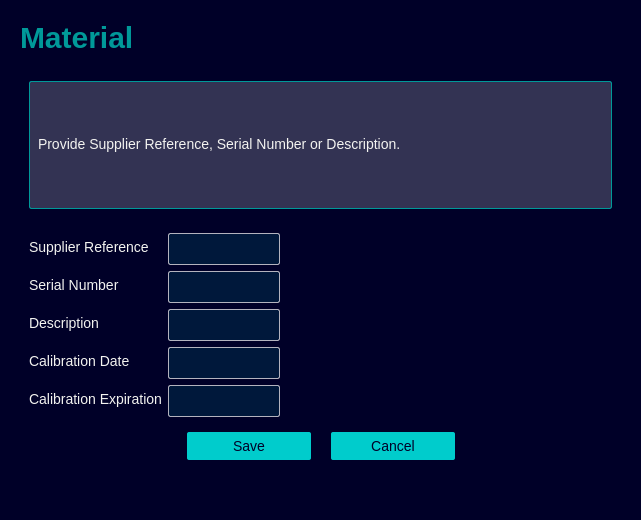
<?xml version="1.0" encoding="UTF-8"?>
<ui version="4.0">
 <class>PopupMaterial</class>
 <widget class="QDialog" name="PopupMaterial">
  <property name="geometry">
   <rect>
    <x>0</x>
    <y>0</y>
    <width>641</width>
    <height>520</height>
   </rect>
  </property>
  <property name="windowTitle">
   <string>Dialog</string>
  </property>
  <property name="styleSheet">
   <string notr="true">*{
	border:none;
	background: #000028;
	padding: 0;
	margin: 0;
	color: #f3f3f0;
	font-family: &quot;SiemensSansPro_A_Bd&quot;;
	font-size: 14px;
}
</string>
  </property>
  <layout class="QGridLayout" name="gridLayout">
   <item row="0" column="0">
    <widget class="QWidget" name="container_main_body" native="true">
     <property name="sizePolicy">
      <sizepolicy hsizetype="MinimumExpanding" vsizetype="Preferred">
       <horstretch>0</horstretch>
       <verstretch>0</verstretch>
      </sizepolicy>
     </property>
     <layout class="QVBoxLayout" name="verticalLayout">
      <item>
       <widget class="QFrame" name="frame_title">
        <property name="sizePolicy">
         <sizepolicy hsizetype="Preferred" vsizetype="Maximum">
          <horstretch>0</horstretch>
          <verstretch>0</verstretch>
         </sizepolicy>
        </property>
        <property name="frameShape">
         <enum>QFrame::Shape::StyledPanel</enum>
        </property>
        <property name="frameShadow">
         <enum>QFrame::Shadow::Raised</enum>
        </property>
        <layout class="QVBoxLayout" name="verticalLayout_12">
         <property name="spacing">
          <number>0</number>
         </property>
         <property name="leftMargin">
          <number>0</number>
         </property>
         <property name="topMargin">
          <number>0</number>
         </property>
         <property name="rightMargin">
          <number>0</number>
         </property>
         <property name="bottomMargin">
          <number>0</number>
         </property>
         <item>
          <widget class="QLabel" name="tittle">
           <property name="sizePolicy">
            <sizepolicy hsizetype="Preferred" vsizetype="Preferred">
             <horstretch>0</horstretch>
             <verstretch>0</verstretch>
            </sizepolicy>
           </property>
           <property name="styleSheet">
            <string notr="true">QLabel {
	color: #009999;
	font-size: 30px;
	font-weight: bold;
}
</string>
           </property>
           <property name="text">
            <string>Material</string>
           </property>
          </widget>
         </item>
        </layout>
       </widget>
      </item>
      <item>
       <widget class="QWidget" name="widget" native="true">
        <layout class="QHBoxLayout" name="horizontalLayout_2">
         <property name="topMargin">
          <number>20</number>
         </property>
         <item>
          <widget class="QLabel" name="description">
           <property name="minimumSize">
            <size>
             <width>0</width>
             <height>100</height>
            </size>
           </property>
           <property name="styleSheet">
            <string notr="true">background-color: #333353;
border-radius: 2px;
padding: 5px;
padding-bottom: 7px;
margin-top: 0px;
color: #f3f3f0;
border: 1px solid #009999;</string>
           </property>
           <property name="text">
            <string>Provide Supplier Reference, Serial Number or Description.</string>
           </property>
          </widget>
         </item>
        </layout>
       </widget>
      </item>
      <item>
       <widget class="QWidget" name="body_form" native="true">
        <layout class="QFormLayout" name="form_material">
         <property name="spacing"><number>6</number></property>
         <item row="0" column="0">
          <widget class="QLabel" name="label_Supplier Reference">
           <property name="text"><string>Supplier Reference</string></property>
          </widget>
         </item>
         <item row="0" column="1">
          <widget class="QLineEdit" name="supplier_reference">
           <property name="styleSheet">
   <string notr="true">
QLineEdit {
    min-width: 100px;
    max-width: 100px;
    max-height: 18px;
    padding: 5px;
    padding-bottom: 7px;
    margin-top: 0px;
    border-radius: 2px;
    border: 1px solid #B3B3BE;
    background-color: #00183B;
    color: #FFFFFF;
}
QLineEdit:hover {
    background-color: #001F39;
    border: 1px solid #00FFB9;
}
</string>
           </property>
          </widget>

         </item>

         <item row="1" column="0">
          <widget class="QLabel" name="label_Serial Number">
           <property name="text"><string>Serial Number</string></property>
          </widget>
         </item>
         <item row="1" column="1">
          <widget class="QLineEdit" name="serial_number">
           <property name="styleSheet">
   <string notr="true">
QLineEdit {
    min-width: 100px;
    max-width: 100px;
    max-height: 18px;
    padding: 5px;
    padding-bottom: 7px;
    margin-top: 0px;
    border-radius: 2px;
    border: 1px solid #B3B3BE;
    background-color: #00183B;
    color: #FFFFFF;
}
QLineEdit:hover {
    background-color: #001F39;
    border: 1px solid #00FFB9;
}
</string>
           </property>
          </widget>

         </item>

         <item row="2" column="0">
          <widget class="QLabel" name="label_Description">
           <property name="text"><string>Description</string></property>
          </widget>
         </item>
         <item row="2" column="1">
          <widget class="QLineEdit" name="description_field">
           <property name="styleSheet">
   <string notr="true">
QLineEdit {
    min-width: 100px;
    max-width: 100px;
    max-height: 18px;
    padding: 5px;
    padding-bottom: 7px;
    margin-top: 0px;
    border-radius: 2px;
    border: 1px solid #B3B3BE;
    background-color: #00183B;
    color: #FFFFFF;
}
QLineEdit:hover {
    background-color: #001F39;
    border: 1px solid #00FFB9;
}
</string>
           </property>
          </widget>

         </item>

         <item row="3" column="0">
          <widget class="QLabel" name="label_Calibration Date">
           <property name="text"><string>Calibration Date</string></property>
          </widget>
         </item>
         <item row="3" column="1">
          <widget class="QLineEdit" name="calibration_date">
           <property name="styleSheet">
   <string notr="true">
QLineEdit {
    min-width: 100px;
    max-width: 100px;
    max-height: 18px;
    padding: 5px;
    padding-bottom: 7px;
    margin-top: 0px;
    border-radius: 2px;
    border: 1px solid #B3B3BE;
    background-color: #00183B;
    color: #FFFFFF;
}
QLineEdit:hover {
    background-color: #001F39;
    border: 1px solid #00FFB9;
}
</string>
           </property>
          </widget>

         </item>

         <item row="4" column="0">
          <widget class="QLabel" name="label_Calibration Expiration">
           <property name="text"><string>Calibration Expiration</string></property>
          </widget>
         </item>
         <item row="4" column="1">
          <widget class="QLineEdit" name="calibration_expiration">
           <property name="styleSheet">
   <string notr="true">
QLineEdit {
    min-width: 100px;
    max-width: 100px;
    max-height: 18px;
    padding: 5px;
    padding-bottom: 7px;
    margin-top: 0px;
    border-radius: 2px;
    border: 1px solid #B3B3BE;
    background-color: #00183B;
    color: #FFFFFF;
}
QLineEdit:hover {
    background-color: #001F39;
    border: 1px solid #00FFB9;
}
</string>
           </property>
          </widget>

         </item>

        </layout>
       </widget>
      </item>
      <item>
       <widget class="QWidget" name="container_button" native="true">
        <property name="sizePolicy">
         <sizepolicy hsizetype="Preferred" vsizetype="Maximum">
          <horstretch>0</horstretch>
          <verstretch>0</verstretch>
         </sizepolicy>
        </property>
        <property name="styleSheet">
         <string notr="true">QPushButton {
	min-width: 100px;
	max-width: 100px;
    padding: 6px 12px 6px 12px;
    border-radius: 2px;
    opacity: 1;
	text-align:center;
	background-color: #00CCCC;	
	color: #000028;
}

QPushButton:hover {
	background-color: #00FFB9;
}

QPushButton:pressed {	
	background-color: #00E5AA;
}</string>
        </property>
        <layout class="QHBoxLayout" name="horizontalLayout_4">
         <property name="spacing">
          <number>20</number>
         </property>
         <property name="leftMargin">
          <number>0</number>
         </property>
         <property name="topMargin">
          <number>0</number>
         </property>
         <property name="rightMargin">
          <number>0</number>
         </property>
         <property name="bottomMargin">
          <number>40</number>
         </property>
         <item>
          <spacer name="horizontalSpacer_5">
           <property name="orientation">
            <enum>Qt::Orientation::Horizontal</enum>
           </property>
           <property name="sizeHint" stdset="0">
            <size>
             <width>40</width>
             <height>20</height>
            </size>
           </property>
          </spacer>
         </item>
         <item>
          <widget class="QPushButton" name="btn_ok">
           <property name="minimumSize">
            <size>
             <width>124</width>
             <height>0</height>
            </size>
           </property>
           <property name="text">
            <string>Save</string>
           </property>
          </widget>
         </item>
         <item>
          <widget class="QPushButton" name="btn_cancel">
           <property name="sizePolicy">
            <sizepolicy hsizetype="Minimum" vsizetype="Preferred">
             <horstretch>0</horstretch>
             <verstretch>0</verstretch>
            </sizepolicy>
           </property>
           <property name="minimumSize">
            <size>
             <width>124</width>
             <height>0</height>
            </size>
           </property>
           <property name="text">
            <string>Cancel</string>
           </property>
          </widget>
         </item>
         <item>
          <spacer name="horizontalSpacer_6">
           <property name="orientation">
            <enum>Qt::Orientation::Horizontal</enum>
           </property>
           <property name="sizeHint" stdset="0">
            <size>
             <width>40</width>
             <height>20</height>
            </size>
           </property>
          </spacer>
         </item>
        </layout>
       </widget>
      </item>
     </layout>
    </widget>
   </item>
  </layout>
 </widget>
 <resources/>
 <connections/>
</ui>
